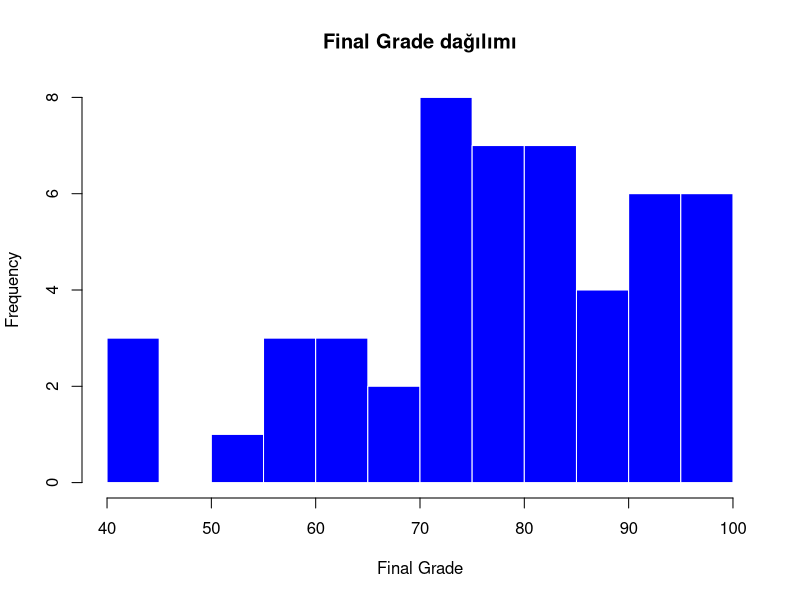
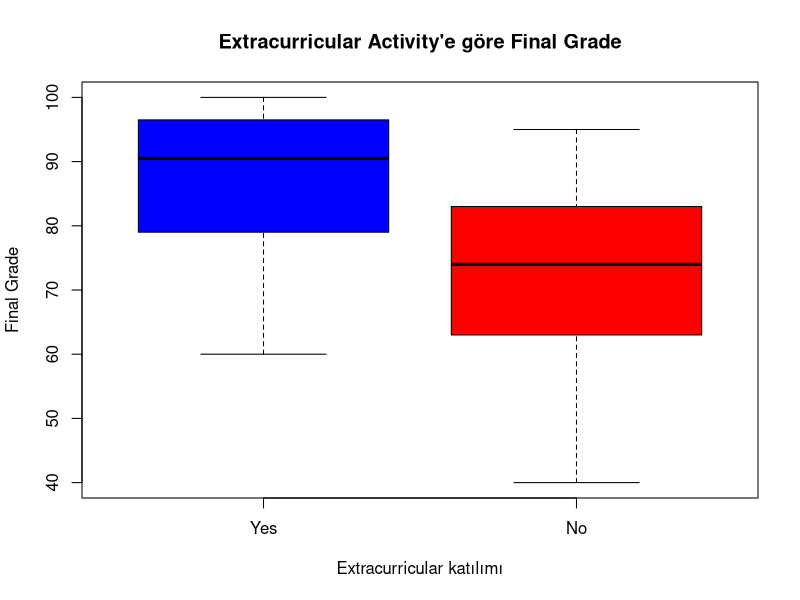
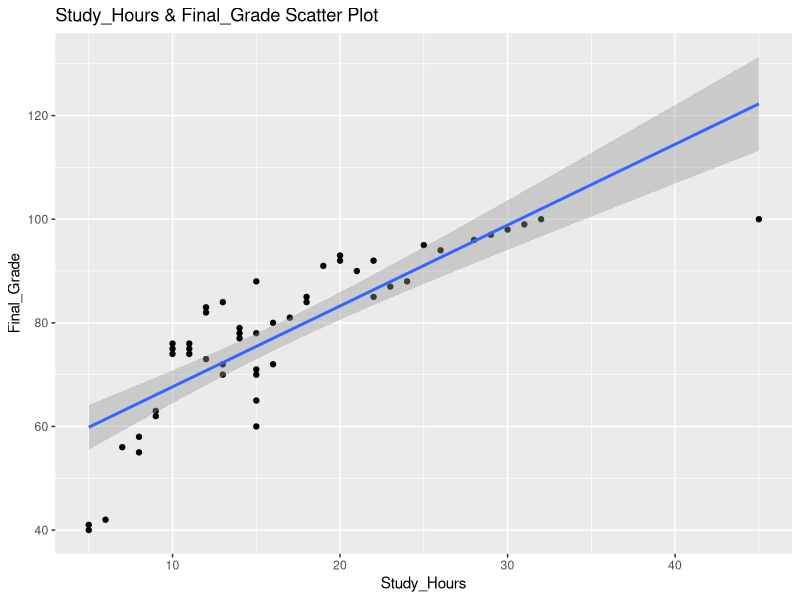
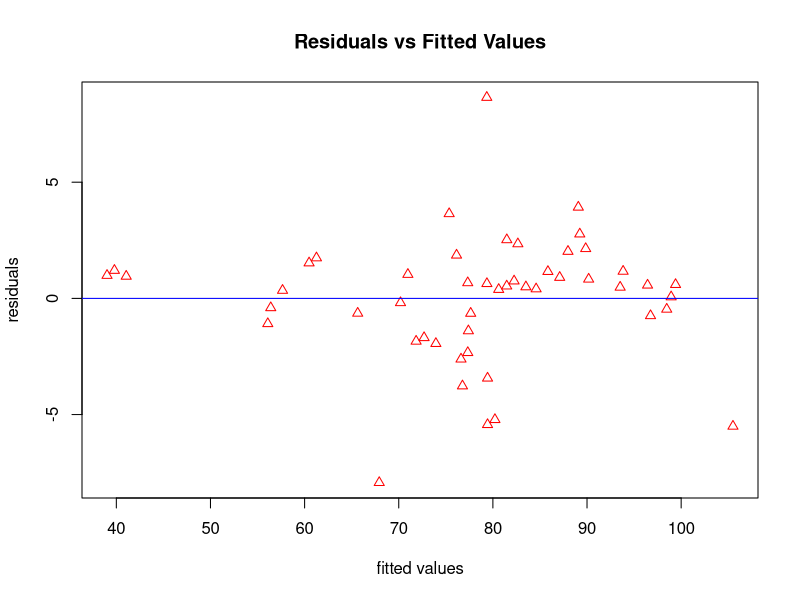
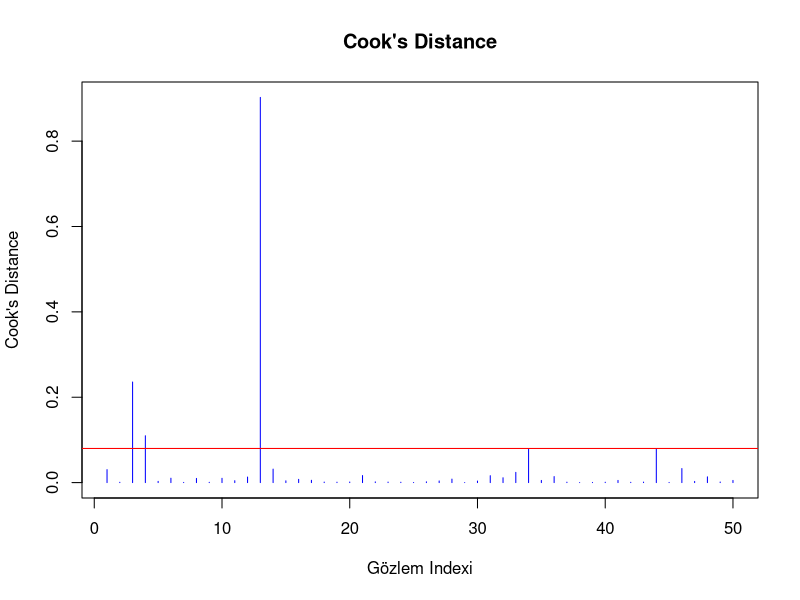

R code for these plots, in order:
## ---- chunk 1
set.seed(42)
df_assignment <- data.frame(
  Student_ID = 1:50,
  Study_Hours = c(10, 12, NA, 15, 8, 20, 22, 5, 30, NA, 14, 18, 45, 11, 9, 21, 25, 13, 16, 28,
                  10, 12, 14, NA, 8, 19, 23, 6, 31, 15, 14, 18, 12, 11, 9, 22, 26, 13, 17, 29,
                  10, 13, 15, 11, 7, 20, 24, 5, 32, 16),
  Attendance_Rate = c(0.85, 0.90, 0.70, NA, 0.60, 0.95, 0.88, 0.40, 1.0, 0.75, 0.82, NA, 1.20, 0.88, 0.65,
                      0.92, 0.98, 0.76, 0.84, 0.99, 0.85, 0.91, 0.83, 0.68, 0.62, 0.96, 0.89, 0.42, 1.0, 0.77,
                      0.81, 0.87, 0.84, 0.89, 0.66, 0.93, 0.97, 0.75, 0.85, 0.98, 0.86, 0.92, 0.82, 0.88, 0.61,
                      0.94, 0.90, 0.41, 1.0, 0.78),
  Extracurricular = c("Yes", "no", "YES", "No", "no ", "Yes", "No", "no", "Yes", "YES", "No", "Yes", "Yes", "No", "no",
                      "Yes", "No", "no", "Yes", "Yes", "No", "No", "Yes", "no", "No", "Yes", "No", "no", "Yes", "No",
                      "No", "Yes", "No", "No", "no", "Yes", "No", "no", "Yes", "Yes", "No", "No", "Yes", "No", "No",
                      "Yes", "No", "no", "Yes", "No"),
  Final_Grade = c(75, 82, 60, 88, 55, 92, 85, 40, 98, 70, 78, 84, 250, 76, 62, 90, 95, 72, 80, 96,
                  74, 83, 77, 65, 58, 91, 87, 42, 99, 71, 79, 85, 73, 75, 63, 92, 94, 70, 81, 97,
                  76, 84, 78, 74, 56, 93, 88, 41, 100, 72)
)
## ---- chunk 2
head(df_assignment)
str(df_assignment)
## ---- chunk 3
colSums(is.na(df_assignment))
## ---- chunk 4
df_assignment$Study_Hours[is.na(df_assignment$Study_Hours)] <- median(df_assignment$Study_Hours, na.rm = TRUE)

df_assignment$Attendance_Rate[is.na(df_assignment$Attendance_Rate)] <- median(df_assignment$Attendance_Rate, na.rm = TRUE)
colSums(is.na(df_assignment))
## ---- chunk 5
unique(df_assignment$Extracurricular)
df_assignment$Extracurricular <- trimws(df_assignment$Extracurricular) 
df_assignment$Extracurricular <- tolower(df_assignment$Extracurricular)
df_assignment$Extracurricular <- ifelse(df_assignment$Extracurricular == "yes", "Yes", "No")
df_assignment$Extracurricular <- factor(df_assignment$Extracurricular, levels = c("Yes", "No"))

levels(df_assignment$Extracurricular)
table(df_assignment$Extracurricular)

## ---- chunk 6
df_assignment$Final_Grade[df_assignment$Final_Grade > 100] <- 100
df_assignment$Attendance_Rate[df_assignment$Attendance_Rate > 1] <- 1

max(df_assignment$Final_Grade)
max(df_assignment$Attendance_Rate)

## ---- chunk 7
hist(df_assignment$Final_Grade,
     main = "Final Grade dağılımı",
     xlab = "Final Grade",
     ylab = "Frequency",
     col  = "blue",
     border = "white",
     breaks = 10)
## ---- chunk 8
boxplot(Final_Grade ~ Extracurricular,
        data  = df_assignment,
        main  = "Extracurricular Activity'e göre Final Grade",
        xlab  = "Extracurricular katılımı",
        ylab  = "Final Grade",
        col   = c("blue", "red"))
## ---- chunk 9
#pearson
pearson_r <- cor(df_assignment$Study_Hours,
                 df_assignment$Final_Grade,
                 method = "pearson")
#spearman
spearman_r <- cor(df_assignment$Study_Hours,
                  df_assignment$Final_Grade,
                  method = "spearman")
print(paste("pearson r:" , round(pearson_r , 3)))
print(paste("spearman r: " , round(spearman_r , 3)))
## ---- chunk 10
model <- lm(Final_Grade ~ Study_Hours + Attendance_Rate + Extracurricular,
            data = df_assignment)
summary(model)
## ---- chunk 11
tahmin_degerler <- model$fitted.values
gercek_degerler <- df_assignment$Final_Grade
rmse <- sqrt(mean((gercek_degerler - tahmin_degerler)^2))
print(paste("RMSE = " , round(rmse , 3)))


## ---- chunk 12
summary(model)
## ---- chunk 13
# install.packages("ggplot2") 
library(ggplot2)
library(ggplot2)

ggplot(df_assignment, aes(x = Study_Hours, y = Final_Grade)) +
  geom_point() +
  geom_smooth(method = "lm") +
  labs(
    title = "Study_Hours & Final_Grade Scatter Plot",
    x     = "Study_Hours",
    y     = "Final_Grade")
## ---- chunk 14
residuals_vals <- model$residuals
fitted_vals <- model$fitted.values

plot(fitted_vals , residuals_vals,
     main = "Residuals vs Fitted Values",
     xlab = "fitted values",
     ylab = "residuals",
     pch = 24,
     col = "red")

abline(h = 0, col = "blue")

## ---- chunk 15
#cooks distance ne olduğu ve işleyişi için yapay zekadan destek alındı

# 1. Cook's Distance hesapla
cooks_d <- cooks.distance(model)
plot(cooks_d,
     type = "h",
     main = "Cook's Distance",
     xlab = "Gözlem Indexi",
     ylab = "Cook's Distance",
     col  = "blue")

#Eşik çizgisi ekle
abline(h = 4/nrow(df_assignment) , col = "red")

#Eşiği aşan gözlemler 
influential <- which(cooks_d > 4/nrow(df_assignment))
print(paste("Influential observations:", influential))
